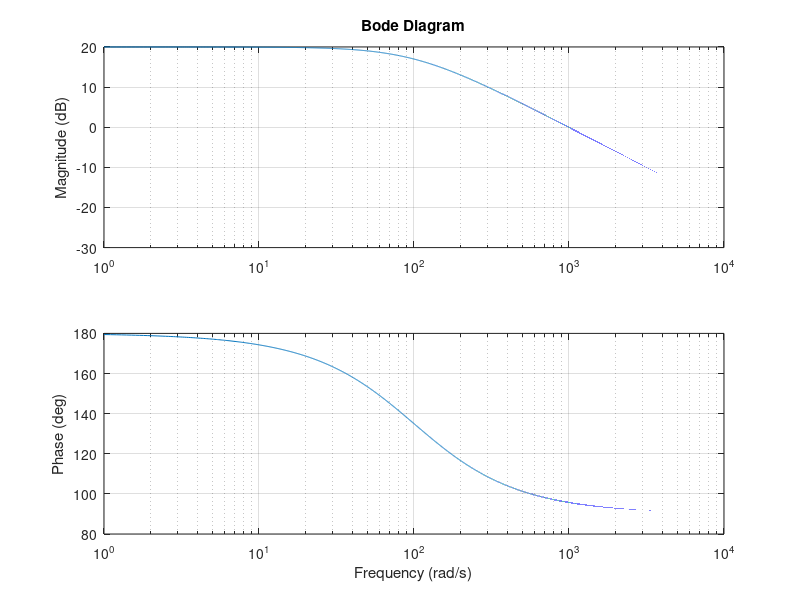

Recreate this plot in MATLAB.
%% gain
w=linspace(1,10000,100000);
rr=10000./1000;
wrc=(w.*10000.*0.000001);
wrc2=(wrc).^2;
ur=1+wrc2;
root=sqrt(ur);
g=rr./root;
G=abs(g);

%% phase shift 
wrc=(w.*10000.*0.000001);
tan=atan(wrc);
tand=tan.*180./pi;
p=180-tand;

%% plot
subplot(2,1,1);
semilogx(w,20.*log10(G))
grid on
ylabel('Magnitude (dB)')
title('Bode Diagram')

subplot(2,1,2)
semilogx(w,p)
grid on
ylabel('Phase (deg)')
xlabel('Frequency (rad/s)')